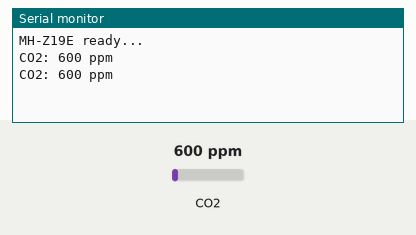
Bench run of a sketch on a simulated Arduino Uno, built with avr-gcc and run on an emulated ATmega328P. Shown: the last lines printed to the serial monitor. Inputs (shaded band) come from the test bench; at power-on: CO2 600 ppm.

Above: at 2.8 s.
2.9 s: CO2 set to 452 ppm
At 5.3 s:
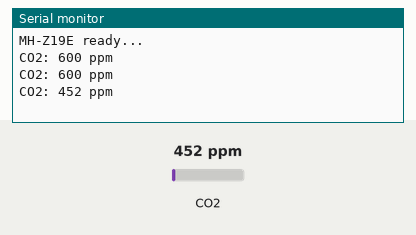
5.6 s: CO2 set to 1050 ppm
At 6.5 s:
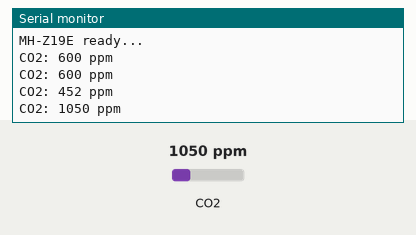
Timing chart, 0 to 8.6 s (numbered marks = the images above; inputs shaded):
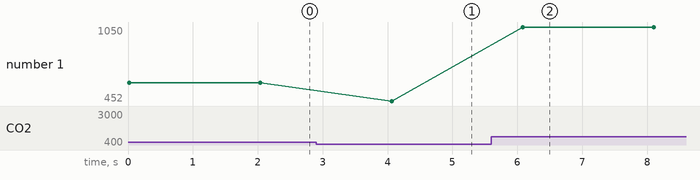

The sketch:

co2_UART.ino
```cpp
#include <SoftwareSerial.h>
#include <MHZ19.h>

SoftwareSerial co2Serial(10, 11); // Arduino RX, TX
MHZ19 co2Sensor;

void setup() {
  Serial.begin(9600);           // Serial monitor
  co2Serial.begin(9600);        // MH-Z19E sensor
  co2Sensor.begin(co2Serial);
  Serial.println("MH-Z19E ready...");
}

void loop() {
  int co2 = co2Sensor.getCO2();
  Serial.print("CO2: ");
  Serial.print(co2);
  Serial.println(" ppm");
  delay(2000);
}
```

Measured:
- after the input at 2.9 s, the serial monitor: prints a new line after 1.2 s (image 1)
- after the input at 5.6 s, the serial monitor: prints a new line after 0.48 s (image 2)
- plotted number 1: 600 → 452 after the input at 2.9 s, 452 → 1050 after the input at 5.6 s
